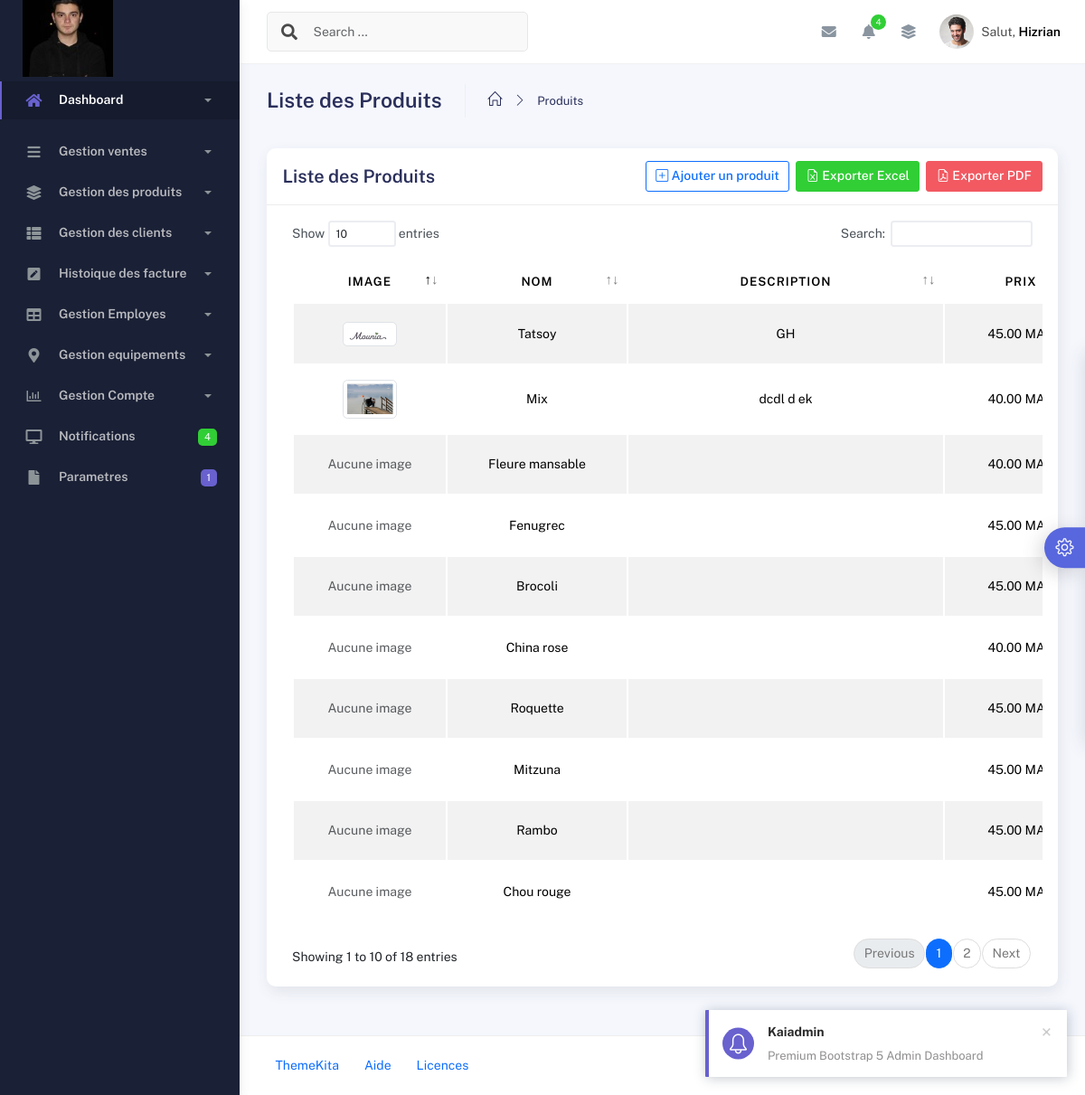
Page /produits/ on the committed database.
### application/models.py (models this page shows, shortened)
class ParametresMounia(models.Model):
    nom_hotel = models.CharField(max_length=100, default="Mon app")
    adresse = models.TextField(default="Adresse par défaut")
    email_contact = models.EmailField(default="contact@mounia.com")
    telephone_contact = models.CharField(max_length=20, default="+123456789")
    politique_annulation = models.TextField(
        default="Annulation gratuite jusqu'à 48h avant l'arrivée.",
        help_text="Texte explicatif pour les annulations"
    )
    logo = models.ImageField(upload_to='hotel_logos/', blank=True, null=True)  # Optionnel
    class Meta:
        verbose_name_plural = "Paramètres de mounia"  # Nom correct dans l'admin Django

class Produit(models.Model):
    nom = models.CharField(max_length=100, unique=True)  # Nom du produit
    description = models.TextField(blank=True, null=True)  # Description du produit
    prix = models.DecimalField(max_digits=10, decimal_places=2)  # Prix du produit
    image = models.ImageField(upload_to="produits/", blank=True, null=True)  # Image du produit
    date_ajout = models.DateTimeField(auto_now_add=True)  # Date d'ajout automatique
    class Meta:
        ordering = ["-date_ajout"]  # Produits les plus récents en premier
        verbose_name = "Produit"
        verbose_name_plural = "Produits"

### application/views.py (the view)
# urls.py: path('produits/', views.produit_list, name='liste_produits'),
def produit_list(request):
    produits = Produit.objects.all()
    return render(request, "produits/produit_list.html", {"produits": produits})

### application/context_processors.py (called while the page is built)
def parametres_mounia(request):
    return {
        'parametres': ParametresMounia.objects.first() or None
    }

### templates/produits/produit_list.html (shortened to what this page needs)
{% extends "base.html" %} {% load static %} {% block content %}
<div class="container">
  <div class="page-inner">
    <div class="page-header">
      <h3 class="fw-bold mb-3">Liste des Produits</h3>
      <ul class="breadcrumbs mb-3">
        <li class="nav-home">
          <a href="{% url 'home' %}">
            <i class="icon-home"></i>
          </a>
        </li>
        <li class="separator">
          <i class="icon-arrow-right"></i>
        </li>
        <li class="nav-item">
          <a href="{% url 'liste_produits' %}">Produits</a>
        </li>
      </ul>
    </div>
    <div class="row">
      <div class="col-md-12">
        <div class="card">
          <div class="card-header">
            <div class="d-flex align-items-center">
              <h4 class="card-title">Liste des Produits</h4>
              <a
                href="{% url 'ajouter_produit' %}"
                class="btn btn-outline-primary ms-auto me-2"
              >
                <i class="bi bi-plus-square"></i> Ajouter un produit
              </a>
              <a
                href="{% url 'exporter_produits_excel' %}"
                class="btn btn-success me-2"
              >
                <i class="bi bi-file-earmark-excel"></i> Exporter Excel
              </a>
              <a
                href="{% url 'exporter_produits_pdf' %}"
                class="btn btn-danger"
              >
                <i class="bi bi-file-earmark-pdf"></i> Exporter PDF
              </a>
            </div>
          </div>
          <div class="card-body">
            <div class="table-responsive">
              <table
                id="produits-table"
                class="display table table-striped table-hover"
              >
                <thead>
                  <tr>
                    <th style="width: 120px">Image</th>
                    <th style="width: 150px">Nom</th>
                    <th style="width: 300px">Description</th>
                    <th style="width: 120px">Prix</th>
                  </tr>
                </thead>
                <tbody>
                  {% for produit in produits %}
                  <tr>
                    <td>
                      {% if produit.image %}
                      <img
                        src="{{ produit.image.url }}"
                        alt="{{ produit.nom }}"
                        width="60"
                        class="img-thumbnail"
                      />
                      {% else %}
                      <span class="text-muted">Aucune image</span>
                      {% endif %}
                    </td>
                    <td>{{ produit.nom }}</td>
                    <td>{{ produit.description|truncatechars:50 }}</td>
                    <td>{{ produit.prix }} MAD</td>
                  </tr>
                  {% endfor %}
                </tbody>
              </table>
            </div>
          </div>
        </div>
      </div>
    </div>
  </div>
</div>
{% endblock content %}

### templates/base.html (shortened to what this page needs)
{% load static %}
<!DOCTYPE html>
<html lang="fr">
  <head>
    <link href="https://cdn.jsdelivr.net/npm/bootstrap@5.3.0/dist/css/bootstrap.min.css" rel="stylesheet">
    <link href="https://cdn.jsdelivr.net/npm/bootstrap-icons@1.10.0/font/bootstrap-icons.css" rel="stylesheet">
    <link href="https://cdnjs.cloudflare.com/ajax/libs/font-awesome/5.15.4/css/all.min.css" rel="stylesheet">
    <link href="https://cdn.jsdelivr.net/npm/@fullcalendar/core/main.css" rel="stylesheet">
    <link href="https://cdn.jsdelivr.net/npm/@fullcalendar/daygrid/main.css" rel="stylesheet">
    <link href="https://cdn.jsdelivr.net/npm/@fullcalendar/timegrid/main.css" rel="stylesheet">
<link href="https://cdn.jsdelivr.net/npm/bootstrap@5.3.0/dist/css/bootstrap.min.css" rel="stylesheet">
<link href="https://cdn.jsdelivr.net/npm/bootstrap-icons/font/bootstrap-icons.css" rel="stylesheet">
    <link rel="stylesheet" href="{% static 'assets/css/bootstrap.min.css' %}" />
    <link rel="stylesheet" href="{% static 'assets/css/plugins.min.css' %}" />
    <link rel="stylesheet" href="{% static 'assets/css/kaiadmin.min.css' %}" />
    <link rel="stylesheet" href="{% static 'assets/css/demo.css' %}" />
  </head>
  <body>
    <div class="wrapper">
      <div class="sidebar" data-background-color="dark">
        <div class="sidebar-logo">
<div class="logo-header" data-background-color="dark">
  <a href="{% url 'home' %}" class="logo">
    {% if parametres.logo %}
      <img src="{{ parametres.logo.url }}"
           alt="{{ parametres.nom_hotel }}"
           class="navbar-brand custom-logo"
           style="max-height: 100px; width: auto; max-width: 180px;">
    {% else %}
      <img src="{% static 'assets/img/kaiadmin/logo_light.svg' %}"
           alt="Logo par défaut"
           class="navbar-brand custom-logo"
           style="max-height: 60px; width: auto; max-width: 180px;">
    {% endif %}
  </a>
</div>
        </div>
        <div class="sidebar-wrapper scrollbar scrollbar-inner">
          <div class="sidebar-content">
            <ul class="nav nav-secondary">
              <li class="nav-item active">
                <a
                  data-bs-toggle="collapse"
                  href="{% url 'home'%}"
                  class="collapsed"
                  aria-expanded="false"
                >
                  <i class="fas fa-home"></i>
                  <p>Dashboard</p>
                  <span class="caret"></span>
                </a>
              </li>
                <li class="nav-item">
                <a data-bs-toggle="collapse" href="#submenu">
                  <i class="fas fa-bars"></i>
                  <p>Gestion ventes </p>
                  <span class="caret"></span>
                </a>
              </li>
              <li class="nav-item">
                <a data-bs-toggle="collapse" href="#base">
                  <i class="fas fa-layer-group"></i>
                  <p>Gestion des produits</p>
                  <span class="caret"></span>
                </a>
              </li>
              <li class="nav-item">
                <a data-bs-toggle="collapse" href="#sidebarLayouts">
                  <i class="fas fa-th-list"></i>
                  <p>Gestion des clients</p>
                  <span class="caret"></span>
                </a>
              <li class="nav-item">
                <a data-bs-toggle="collapse" href="#forms">
                  <i class="fas fa-pen-square"></i>
                  <p>Histoique des facture </p>
                  <span class="caret"></span>
                </a>
              </li>
              <li class="nav-item">
                <a data-bs-toggle="collapse" href="#tables">
                  <i class="fas fa-table"></i>
                  <p>Gestion Employes</p>
                  <span class="caret"></span>
                </a>
              </li>
              <li class="nav-item">
                <a data-bs-toggle="collapse" href="#maps">
                  <i class="fas fa-map-marker-alt"></i>
                  <p>Gestion equipements</p>
                  <span class="caret"></span>
                </a>
              </li>
              <li class="nav-item">
                <a data-bs-toggle="collapse" href="#charts">
                  <i class="far fa-chart-bar"></i>
                  <p>Gestion  Compte</p>
                  <span class="caret"></span>
                </a>
              </li>
              <li class="nav-item">
                <a href="widgets.html">
                  <i class="fas fa-desktop"></i>
                  <p>Notifications</p>
                  <span class="badge badge-success">4</span>
                </a>
              </li>
              <li class="nav-item">
                <a href="{% url 'parametres_app' %}">
                  <i class="fas fa-file"></i>
                  <p>Parametres</p>
                  <span class="badge badge-secondary">1</span>
                </a>
              </li>
            </ul>
          </div>
        </div>
      </div>
      <div class="main-panel">
        <div class="main-header">
          <nav
            class="navbar navbar-header navbar-header-transparent navbar-expand-lg border-bottom"
          >
            <div class="container-fluid">
              <nav
                class="navbar navbar-header-left navbar-expand-lg navbar-form nav-search p-0 d-none d-lg-flex"
              >
                <div class="input-group">
                  <div class="input-group-prepend">
                    <button type="submit" class="btn btn-search pe-1">
                      <i class="fa fa-search search-icon"></i>
                    </button>
                  </div>
                  <input
                    type="text"
                    placeholder="Search ..."
                    class="form-control"
                  />
                </div>
              </nav>
              <ul class="navbar-nav topbar-nav ms-md-auto align-items-center">
                <li class="nav-item topbar-icon dropdown hidden-caret">
                  <a
                    class="nav-link dropdown-toggle"
                    href="#"
                    id="messageDropdown"
                    role="button"
                    data-bs-toggle="dropdown"
                    aria-haspopup="true"
                    aria-expanded="false"
                  >
                    <i class="fa fa-envelope"></i>
                  </a>
                </li>
                <li class="nav-item topbar-icon dropdown hidden-caret">
                  <a
                    class="nav-link dropdown-toggle"
                    href="#"
                    id="notifDropdown"
                    role="button"
                    data-bs-toggle="dropdown"
                    aria-haspopup="true"
                    aria-expanded="false"
                  >
                    <i class="fa fa-bell"></i>
                    <span class="notification">4</span>
                  </a>
                </li>
                <li class="nav-item topbar-icon dropdown hidden-caret">
                  <a
                    class="nav-link"
                    data-bs-toggle="dropdown"
                    href="#"
                    aria-expanded="false"
                  >
                    <i class="fas fa-layer-group"></i>
                  </a>
                </li>
                <li class="nav-item topbar-user dropdown hidden-caret">
                    <a
                      class="dropdown-toggle profile-pic"
                      data-bs-toggle="dropdown"
                      href="#"
                      aria-expanded="false"
                    >
                      <div class="avatar-sm">
                        <img
                          src="{% static 'assets/img/profile.jpg' %}"
                          alt="..."
                          class="avatar-img rounded-circle"
                        />
                      </div>
                      <span class="profile-username">
                        <span class="op-7">Salut,</span>
                        <span class="fw-bold">Hizrian</span>
                      </span>
                    </a>
                  </li>
                  </ul>
                  </div>
                  </nav>
                  </div>
                  {% block content %} {% endblock content %}
                  <footer class="footer">
                    <div class="container-fluid d-flex justify-content-between">
                      <nav class="pull-left">
                        <ul class="nav">
                          <li class="nav-item">
                            <a class="nav-link" href="http://www.themekita.com">
                              ThemeKita
                            </a>
                          </li>
                          <li class="nav-item">
                            <a class="nav-link" href="#"> Aide </a>
                          </li>
                          <li class="nav-item">
                            <a class="nav-link" href="#"> Licences </a>
                          </li>
                        </ul>
                      </nav>
                      <div class="copyright">
                        <a href="">Techs-informatique</a>
                      </div>
                    </div>
                  </footer>
                  </div>
                  <div class="custom-template">
                    <div class="custom-toggle">
                      <i class="icon-settings"></i>
                    </div>
                  </div>
                  </body>
                  </html>

### static/assets/css/demo.css (style rules this page uses)
.custom-template { position: fixed; top: 50%; transform: translateY(-50%); right: -325px; width: 325px; height: max-content; display: block; z-index: 1; background: #ffffff; transition: all .3s; z-index: 1003; box-shadow: -1px 1px 20px rgba(69, 65, 78, 0.15); border-top-left-radius: 5px; border-bottom-left-radius: 5px; transition: all .5s; }
.custom-template .custom-toggle { position: absolute; width: 45px; height: 45px; background: #5867dd; top: 50%; left: -45px; transform: translateY(-50%); display: flex; align-items: center; justify-content: center; text-align: center; border-top-left-radius: 30px; border-bottom-left-radius: 30px; cursor: pointer; color: #ffffff; box-shadow: -5px 5px 20px rgba(69, 65, 78, 0.21); }
.custom-template .custom-toggle i { font-size: 20px; animation: 1.3s spin linear infinite; }

### templates/produits/produit_list.html (style rules this page uses)
.table-responsive { overflow-x: hidden; }
table { width: 100%; table-layout: fixed; white-space: nowrap; }
th, td { text-align: center; overflow: hidden; text-overflow: ellipsis; }
.btn { padding: 0.375rem 0.75rem; }

### rows in the picture
ParametresMounia: logo (picture)
Produit: image "Aucune image", nom "Fleure mansable", prix "40.00"
Produit: image "Aucune image", nom "Fenugrec", prix "45.00"
Produit: image "Aucune image", nom "Brocoli", prix "45.00"
Produit: image "Aucune image", nom "China rose", prix "40.00"
Produit: image "Aucune image", nom "Roquette", prix "45.00"
Produit: image "Aucune image", nom "Mitzuna", prix "45.00"
Produit: image "Aucune image", nom "Rambo", prix "45.00"
Produit: image "Aucune image", nom "Chou rouge", prix "45.00"
Produit: image (picture), nom "Tatsoy", description "GH", prix "45.00"
Produit: image (picture), nom "Mix", description "dcdl d ek", prix "40.00"
